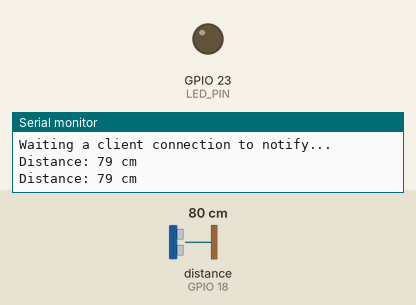
A sketch run on a simulated ESP32. Shown: output pins drawn as LEDs (lit = HIGH), the last lines printed to the serial monitor. Wiring (inferred from the names in the program): ultrasonic range finder: trigger GPIO 5; echo GPIO 18. Dashed ring = blinking. The test bench sets the inputs (shaded band); at power-on: distance to the obstacle (sensor on GPIO 18) 80 cm. The echo pulse lasts 58.3 µs per cm; nothing arrives over Bluetooth unless stated; a phone connects over Bluetooth LE 3 s after start; pins used as bus, display or sensor lines are not drawn.

Above: at 4.8 s.
4.9 s: distance to the obstacle (sensor on GPIO 18) set to 22 cm
6.5 s: distance to the obstacle (sensor on GPIO 18) set to 18 cm
At 7.3 s:
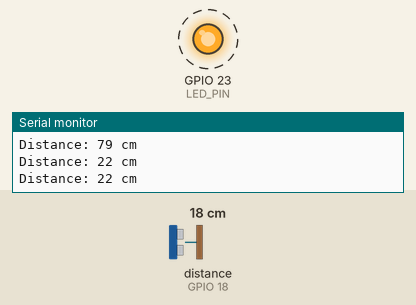
10.9 s: distance to the obstacle (sensor on GPIO 18) set to 35 cm
At 11.8 s:
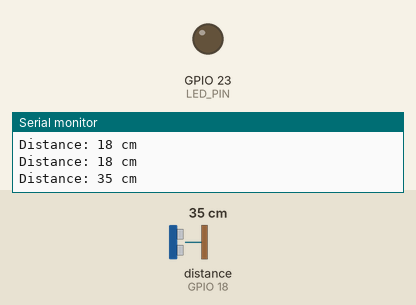
12.5 s: distance to the obstacle (sensor on GPIO 18) set to 2 cm
At 13.3 s:
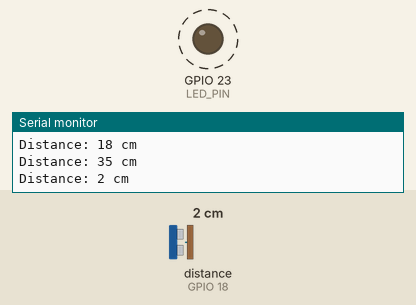
Timing chart, 0 to 17.9 s (numbered marks = the images above; inputs shaded):
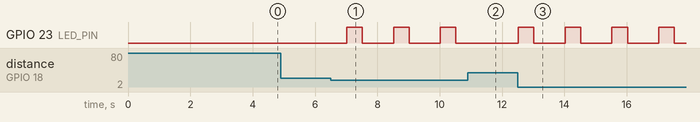

Measured:
- the behaviour switches between 21 and 20 cm on distance to the obstacle (sensor on GPIO 18) (found by bisection; images 0 and 1)
- after the input at 6.5 s, GPIO 23 (LED_PIN): alternates HIGH for 0.50 s and LOW for 1.0 s, starting after 0.52 s
- after the input at 10.9 s, GPIO 23 (LED_PIN): stays LOW (without the input it goes to HIGH after 0.62 s)
- after the input at 12.5 s, GPIO 23 (LED_PIN): alternates HIGH for 0.50 s and LOW for 1.0 s, starting at once

The sketch:

ESP32_Ultrasonic_code.ino
```cpp
/*
  Based on Neil Kolban example for IDF: https://github.com/nkolban/esp32-snippets/blob/master/cpp_utils/tests/BLE%20Tests/SampleNotify.cpp
  Ported to Arduino ESP32 by Evandro Copercini
  updated by chegewara and MoThunderz
*/


#include <BLEDevice.h>
#include <BLEServer.h>
#include <BLEUtils.h>
#include <BLE2902.h>

// Initialize all pointers
BLEServer* pServer = NULL;                    // Pointer to the server
BLECharacteristic* pCharacteristic_1 = NULL;  // Pointer to Characteristic 1

BLE2902* pBLE2902_1;  // Pointer to BLE2902 of Characteristic 1


// Some variables to keep track on device connected
bool deviceConnected = false;
bool oldDeviceConnected = false;

const int TRIG_PIN = 5;   // Trig pin of the HC-SR04 sensor
const int ECHO_PIN = 18;  // Echo pin of the HC-SR04 sensor
const int SPEED_OF_SOUND = 0.343;
const int LED_PIN = 23;

int distance = 0;
String data = "";


// See the following for generating UUIDs:
// https://www.uuidgenerator.net/
// UUIDs used in this example:
#define SERVICE_UUID "4fafc201-1fb5-459e-8fcc-c5c9c331914b"
#define CHARACTERISTIC_UUID_1 "beb5483e-36e1-4688-b7f5-ea07361b26a8"  // CHARACTERISTIC UUID FOR RED LED


// Callback function that is called whenever a client is connected or disconnected
class MyServerCallbacks : public BLEServerCallbacks {
  void onConnect(BLEServer* pServer) {
    deviceConnected = true;
  };

  void onDisconnect(BLEServer* pServer) {
    deviceConnected = false;
  }
};

void setup() {
  Serial.begin(115200);

  pinMode(TRIG_PIN, OUTPUT);
  pinMode(ECHO_PIN, INPUT);
  pinMode(LED_PIN, OUTPUT);


  // Create the BLE Device
  BLEDevice::init("ESP32 Microcontroller");

  // Create the BLE Server
  pServer = BLEDevice::createServer();
  pServer->setCallbacks(new MyServerCallbacks());

  // Create the BLE Service
  BLEService* pService = pServer->createService(SERVICE_UUID);

  // Create a BLE Characteristic
  pCharacteristic_1 = pService->createCharacteristic(
    CHARACTERISTIC_UUID_1,
    BLECharacteristic::PROPERTY_NOTIFY);


  // Create a BLE Descriptor
  pBLE2902_1 = new BLE2902();
  pBLE2902_1->setNotifications(true);
  pCharacteristic_1->addDescriptor(pBLE2902_1);

  // Start the service
  pService->start();

  // Start advertising
  BLEAdvertising* pAdvertising = BLEDevice::getAdvertising();
  pAdvertising->addServiceUUID(SERVICE_UUID);
  pAdvertising->setScanResponse(false);
  pAdvertising->setMinPreferred(0x0);  // set value to 0x00 to not advertise this parameter
  BLEDevice::startAdvertising();
  Serial.println("Waiting a client connection to notify...");
}


void loop() {

  if (deviceConnected) {

    // Clear the trigPin by setting it LOW for 2 microseconds
    digitalWrite(TRIG_PIN, LOW);
    delayMicroseconds(2);

    // Set the trigPin HIGH for 10 microseconds
    digitalWrite(TRIG_PIN, HIGH);
    delayMicroseconds(10);
    digitalWrite(TRIG_PIN, LOW);

    // Read the echoPin, and calculate the duration in microseconds
    long duration = pulseIn(ECHO_PIN, HIGH);

    // Calculate the distance in centimeters
    // Speed of sound is approximately 343 meters per second
    // The formula is distance = (duration * speed of sound) / 2
    distance = duration * 0.0343 / 2;
    data = String(distance);
    pCharacteristic_1->setValue(data.c_str());
    pCharacteristic_1->notify();

    if(distance < 20){
      digitalWrite(LED_PIN, HIGH);
      delay(500);
      digitalWrite(LED_PIN, LOW);
    } else {
      digitalWrite(LED_PIN, LOW);
    }

    // Print the distance to the Serial Monitor
    Serial.print("Distance: ");
    Serial.print(distance);
    Serial.println(" cm");

    // In this example "delay" is used to delay with one second. This is of course a very basic
    // implementation to keep things simple. I recommend to use millis() for any production code
    delay(1000);
  }
  // The code below keeps the connection status uptodate:
  // Disconnecting
  if (!deviceConnected && oldDeviceConnected) {
    delay(500);                   // give the bluetooth stack the chance to get things ready
    pServer->startAdvertising();  // restart advertising
    Serial.println("start advertising");
    oldDeviceConnected = deviceConnected;
  }
  // Connecting
  if (deviceConnected && !oldDeviceConnected) {
    // do stuff here on connecting
    oldDeviceConnected = deviceConnected;
  }
}
```
